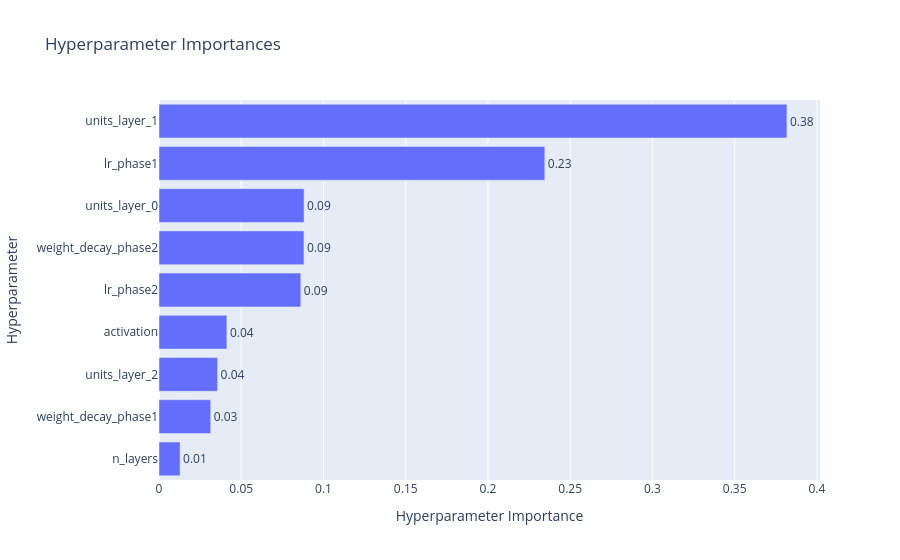

Notebook cell for this chart:
### Code cell
plot_param_importances(study)

### Figure 1 — Plotly figure (JSON) as saved in the notebook; plotly's stock layout.template omitted (floating-point values rounded to 4 significant figures)
{"data": [{"cliponaxis": false, "hovertemplate": ["n_layers (IntDistribution): 0.012810367994397475<extra></extra>", "weight_decay_phase1 (FloatDistribution): 0.03142758638150619<extra></extra>", "units_layer_2 (IntDistribution): 0.035630891643517154<extra></extra>", "activation (CategoricalDistribution): 0.041273932624331044<extra></extra>", "lr_phase2 (FloatDistribution): 0.08620693463526741<extra></extra>", "weight_decay_phase2 (FloatDistribution): 0.0881297569767688<extra></extra>", "units_layer_0 (IntDistribution): 0.08818558600581279<extra></extra>", "lr_phase1 (FloatDistribution): 0.23456606183414022<extra></extra>", "units_layer_1 (IntDistribution): 0.38176888190425895<extra></extra>"], "name": "Objective Value", "orientation": "h", "text": ["0.01", "0.03", "0.04", "0.04", "0.09", "0.09", "0.09", "0.23", "0.38"], "textposition": "outside", "type": "bar", "x": [0.01281, 0.03143, 0.03563, 0.04127, 0.08621, 0.08813, 0.08819, 0.2346, 0.3818], "y": ["n_layers", "weight_decay_phase1", "units_layer_2", "activation", "lr_phase2", "weight_decay_phase2", "units_layer_0", "lr_phase1", "units_layer_1"]}], "layout": {"title": {"text": "Hyperparameter Importances"}, "xaxis": {"title": {"text": "Hyperparameter Importance"}}, "yaxis": {"title": {"text": "Hyperparameter"}}}}
